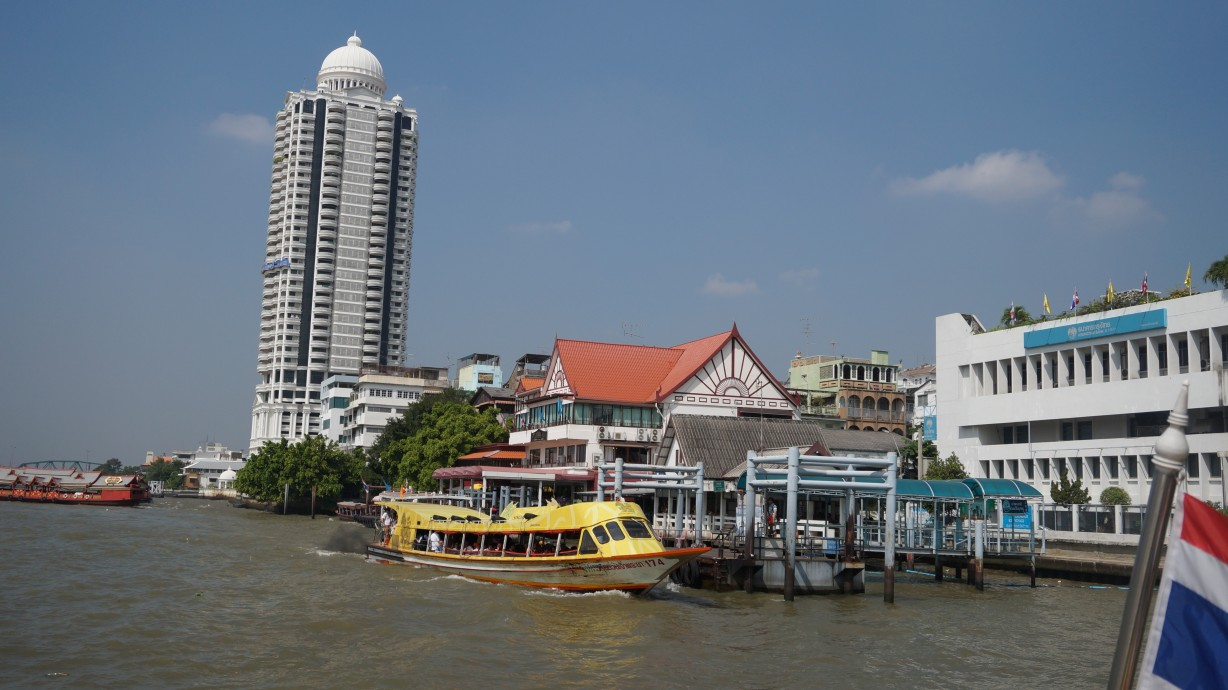
#> input picture 2.jpg, 1228 x 690 px
$ python main.py
#> lines starting #> are read from the running program, lines starting #| are printed output that depends on the picture
#> further down, original_image is the input picture: shape (690, 1228, 3); mean B, G, R 124.8, 115.1, 105
import cv2
import numpy as np


def rotate_image(image, angle):
    """Rotate the image by the given angle

    Args:
        image (np.array):
        angle (float32): 0-360

    Returns:
        np.array: rotated image
    """
    image_center = tuple(np.array(image.shape[1::-1]) / 2)
    rot_mat = cv2.getRotationMatrix2D(image_center, angle, 1.0)
    result = cv2.warpAffine(image, rot_mat, image.shape[1::-1], flags=cv2.INTER_LINEAR)
    return result


def get_rotation(angle: float, axis=4):
    """Return the signed angle diff to the closest axis

    Args:
        angle (float): angle in radian
        axis (int, optional): Number of axis. Defaults to 4.

    Returns:
        _type_: angle to the closest axis
    """
    domain = np.pi / 2 * (axis / 4)

    theta = angle % domain
    return -theta if theta < domain / 2 else domain - theta


# [13 lines left out: function get_rotation_between_points, not called in this run]


def process_lines(lines):
    """Normalizes lines and returns the rotations and weights

    Args:
        lines (_type_): result of hough lines

    Returns:
        (np. array, np.array, np.array): lines, rotations, weights
    """
    dxs = lines[:, 2] - lines[:, 0]
    dys = lines[:, 3] - lines[:, 1]
    thetas = np.arctan2(dys, dxs)
    lens_sqrt = dxs ** 2 + dys ** 2
    max_len = np.max(lens_sqrt)
    weights = (lens_sqrt / max_len) ** 3

    rotations = np.vectorize(get_rotation)(thetas)

    # filter noise by eleminating items with small weight
    not_noise = weights > 0.25
    # print(weights[not_noise])

    return lines[not_noise, :], rotations[not_noise], weights[not_noise]


def main(original_image, blur_image=True):
#> called with blur_image = True
    img = original_image.copy()

    if blur_image:
        cv2.GaussianBlur(img, (0, 0), 3)
        struct = cv2.getStructuringElement(cv2.MORPH_RECT, (5, 5))
        img = cv2.dilate(img, struct)
        img = cv2.erode(img, struct)
        img = cv2.erode(img, struct)
        img = cv2.dilate(img, struct)

    gray = cv2.cvtColor(img, cv2.COLOR_BGR2GRAY)
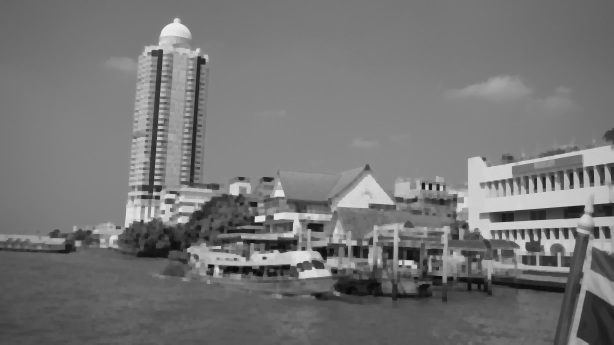
#> gray: shape (690, 1228) (shown at 1/2 size); min 9, max 237, mean 117.1

    edges = cv2.Canny(gray, 50, 150, apertureSize=3)
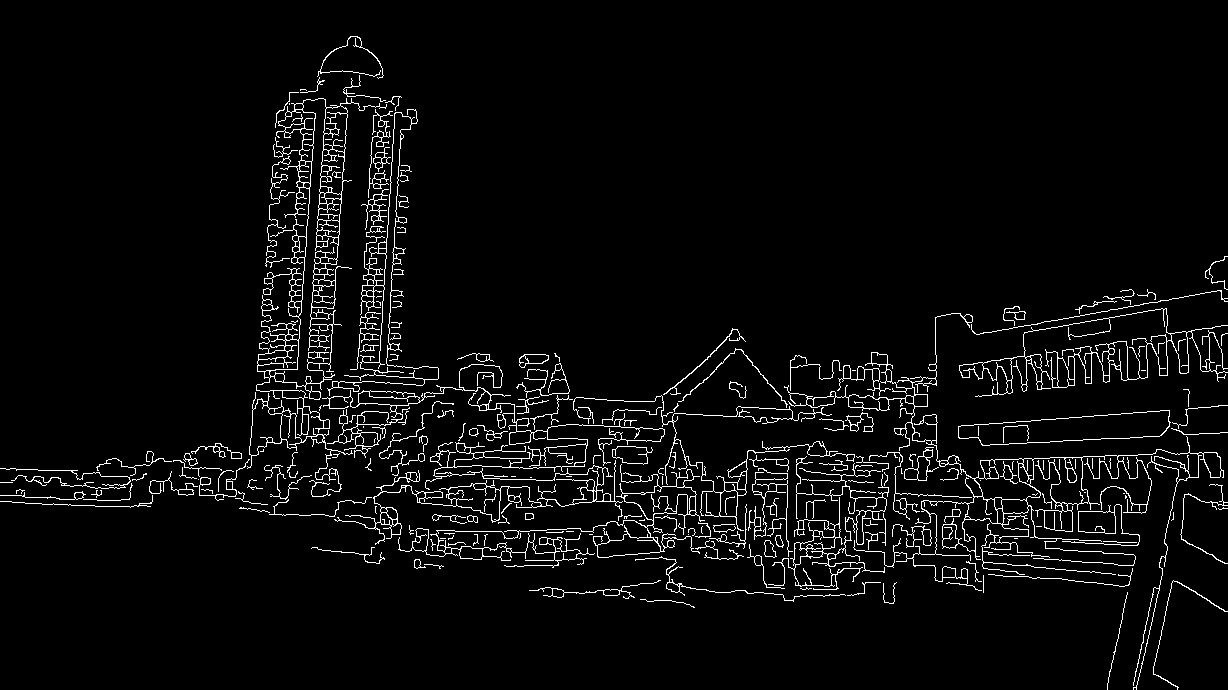
#> edges: shape (690, 1228); 4.2% white in thin lines or dots

    lines = cv2.HoughLinesP(edges, 1, np.pi / 180, 100, minLineLength=15, maxLineGap=15)
#> lines = 451 rows, first 6: [315, 483, 338, 483], [149, 489, 199, 487], [980, 460, 1152, 454], [885, 529, 967, 534], [530, 435, 547, 432], [365, 527, 482, 531]
    if lines is None:
        if not blur_image:
            return 0, original_image
        else:
            return main(original_image, False)

    lines = np.resize(lines, (lines.shape[0], 4))
    lines, rotations, weights = process_lines(lines)
#> in process_lines, `dxs = lines[:, 2] - lines[:, 0]`: dxs = 451 values, max 316 at index 139, min 0 at index 362, mean 65.47
#> in process_lines, `dys = lines[:, 3] - lines[:, 1]`: dys = 451 values, max 56 at index 156, min -371 at index 15, mean -8.61
#> in process_lines, `thetas = np.arctan2(dys, dxs)`: thetas = 451 values, max 1.57 at index 402, min -1.57 at index 362, mean -0.0423
#> in process_lines, `lens_sqrt = dxs ** 2 + dys ** 2`: lens_sqrt = 451 values, max 138317 at index 15, min 225 at index 334, mean 9719.1
#> in process_lines, `max_len = np.max(lens_sqrt)`: max_len = 138317
#> in process_lines, `weights = (lens_sqrt / max_len) ** 3`: weights = 451 values, max 1 at index 15, min 4.3e-09 at index 334, mean 0.0137
#> in process_lines, `rotations = np.vectorize(get_rotation)(thetas)`: rotations = 451 values, max 0.201 at index 195, min -0.525 at index 440, mean -0.00993
#> lines = [[324, 442, 350, 71], [304, 414, 325, 102], [293, 413, 317, 76], [701, 527, 1017, 549], [356, 446, 380, 98], [283, 411, 306, 90]]; rotations = [-0.07, -0.0672, -0.0711, -0.0695, -0.0689, -0.0715]; weights = [1, 0.353, 0.562, 0.382, 0.681, 0.42]
    # print(f"number of lines: {rotations.shape[0]}")

    sum_rotations = np.sum(weights * rotations)
#> sum_rotations = -0.237
    sum_weights = np.sum(weights)
#> sum_weights = 3.4

    for i, (x1, y1, x2, y2) in enumerate(lines):
        cv2.line(img, (x1, y1), (x2, y2), (0, 0, 255), round(weights[i] * 15))
#> this loop made 6 passes
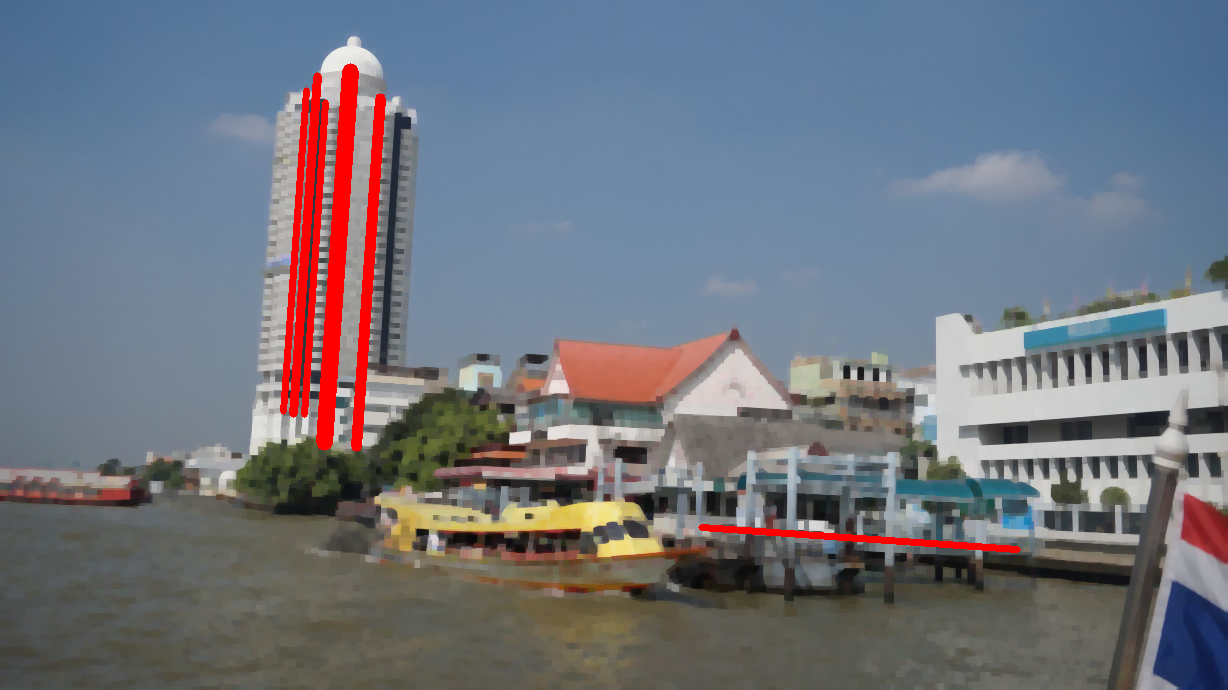
#> img: shape (690, 1228, 3); mean B, G, R 125.7, 115.9, 111.8

    angle = -sum_rotations / sum_weights * 180 / np.pi
#> angle = 4
    return angle, img


original_image = cv2.imread('2.jpg', cv2.IMREAD_COLOR)
assert original_image is not None

angle, debug_img = main(original_image)
#> angle = 4
cv2.imshow('original', original_image)
cv2.imshow('rotated', rotate_image(original_image, angle))
#> in rotate_image, `rot_mat = cv2.getRotationMatrix2D(image_center, angle, 1.0)`: rot_mat = [[0.998, 0.0697, -22.56], [-0.0697, 0.998, 43.65]]
#> in rotate_image, `result = cv2.warpAffine(image, rot_mat, image.shape[1::-1], flags=cv2...`:
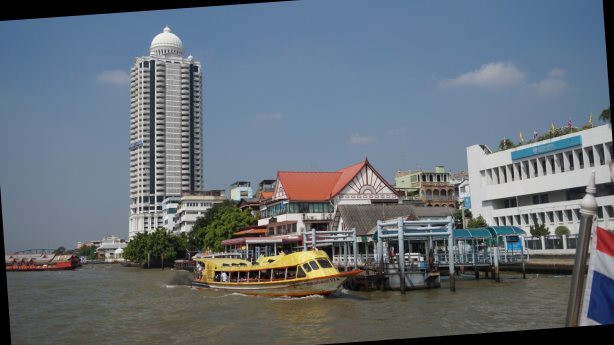
#> result: shape (690, 1228, 3) (shown at 1/2 size); mean B, G, R 120.4, 111.3, 101.8
cv2.imshow('debug', rotate_image(debug_img, angle))
#> call 2 of rotate_image, with angle = 4
#> in rotate_image (call 2), `result = cv2.warpAffine(image, rot_mat, image.shape[1::-1], flags=cv2...`:
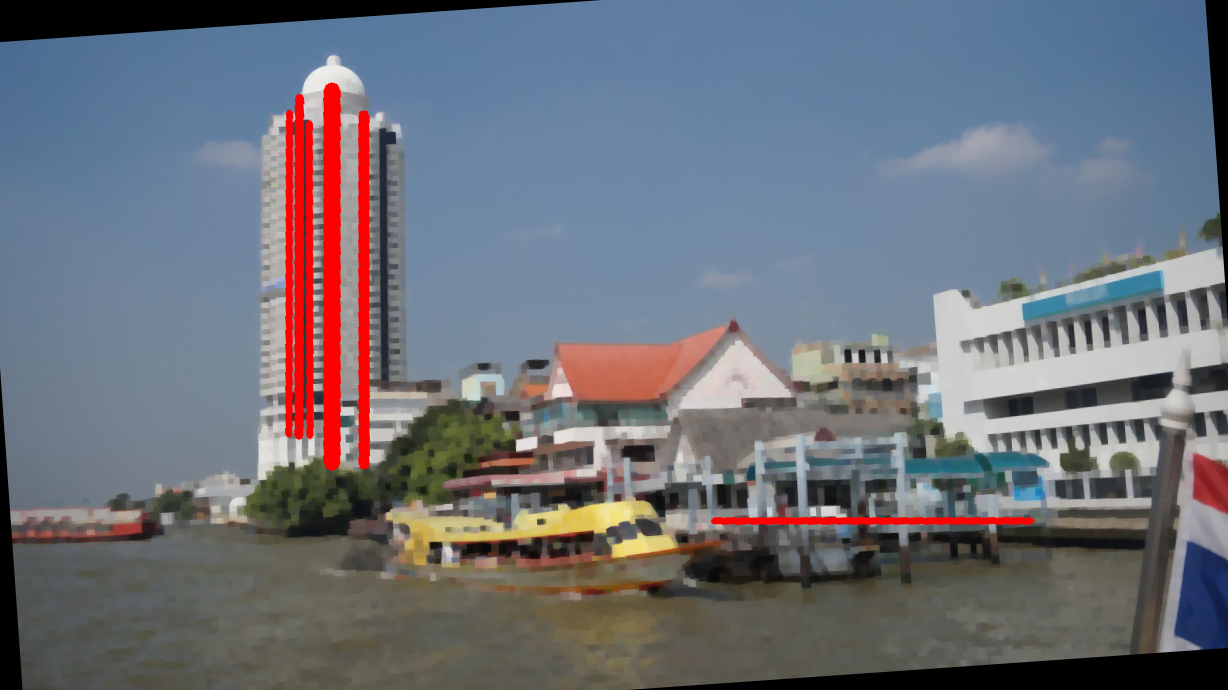
#> result: shape (690, 1228, 3); mean B, G, R 121.2, 112.1, 108.5

point1 = None


# [26 lines left out: function on_mouse, not called in this run]


cv2.setMouseCallback('original', on_mouse)

while True:
    k = cv2.waitKey(0)
#> (key q is pressed here)
    if k == ord('q') or k == 27:
        break

cv2.imwrite('rotated.jpg', rotate_image(original_image, angle))

cv2.destroyAllWindows()

$ run again, with 0.jpg copied over 2.jpg
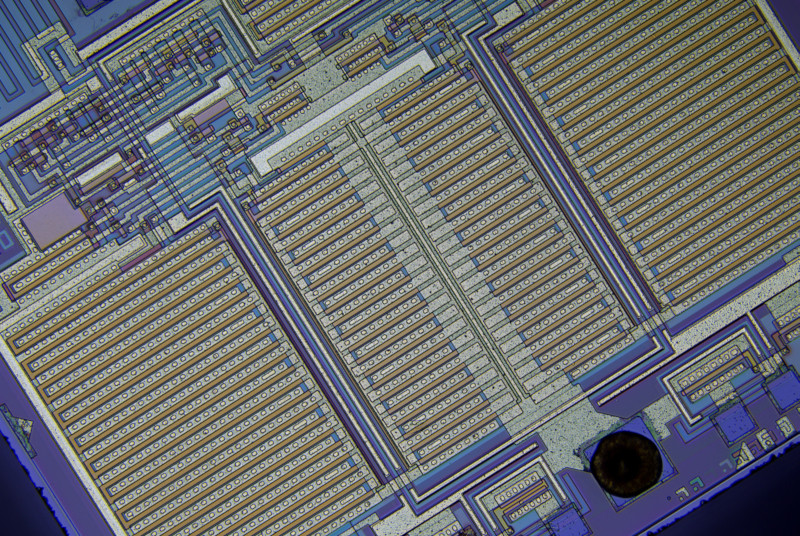
#> input picture 0.jpg, 800 x 536 px
#> original_image is the input picture: shape (536, 800, 3); mean B, G, R 110.3, 108.8, 106.6
#> edges: shape (536, 800); 11.6% white in thin lines or dots
#> in main, `lines = cv2.HoughLinesP(edges, 1, np.pi / 180, 100, minLineLength=15, ..`: lines = 277 rows, first 6: [434, 239, 528, 180], [330, 339, 432, 275], [614, 231, 798, 116], [178, 532, 353, 423], [606, 202, 773, 97], [568, 382, 799, 238]
#> dxs = 277 values, max 256 at index 42, min 15 at index 124, mean 125.6
#> dys = 277 values, max 312 at index 36, min -160 at index 42, mean -60.4
#> thetas = 277 values, max 1.02 at index 257, min -0.603 at index 190, mean -0.463
#> lens_sqrt = 277 values, max 134980 at index 36, min 306 at index 124, mean 29285.5
#> max_len = 134980
#> in process_lines, `weights = (lens_sqrt / max_len) ** 3`: weights = 277 values, max 1 at index 36, min 1.17e-08 at index 124, mean 0.0427
#> in process_lines, `rotations = np.vectorize(get_rotation)(thetas)`: rotations = 277 values, max 0.785 at index 261, min 0.464 at index 244, mean 0.559
#> in main, `lines, rotations, weights = process_lines(lines)`: lines = [[240, 194, 434, 506], [213, 219, 395, 511], [3, 434, 259, 274], [494, 40, 662, 309], [480, 82, 664, 377], [221, 213, 389, 482], [205, 223, 388, 516], [285, 249, 442, 501]]; rotations = [0.556, 0.557, 0.559, 0.558, 0.558, 0.558, 0.558, 0.557]; weights = [1, 0.675, 0.308, 0.414, 0.718, 0.414, 0.691, 0.279]
#> sum_rotations = 2.51
#> sum_weights = 4.5
#> the loop in main, `for i, (x1, y1, x2, y2) in enumerate(lines):` made 8 passes
#> after the loop in main, `for i, (x1, y1, x2, y2) in enumerate(lines):`:
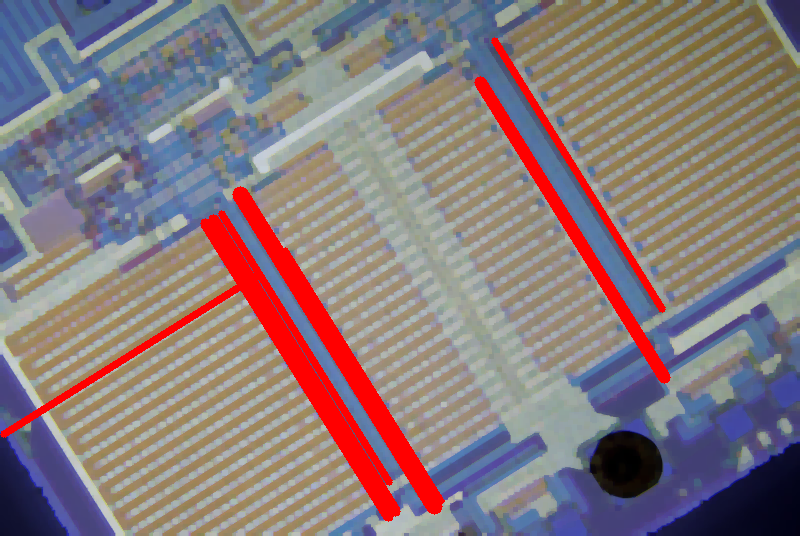
#> img: shape (536, 800, 3); mean B, G, R 124.1, 121.9, 136.4
#> in main, `angle = -sum_rotations / sum_weights * 180 / np.pi`: angle = -31.95
#> rot_mat = [[0.849, -0.529, 202.4], [0.529, 0.849, -171.1]]
#> in rotate_image (call 2), `result = cv2.warpAffine(image, rot_mat, image.shape[1::-1], flags=cv2...`:
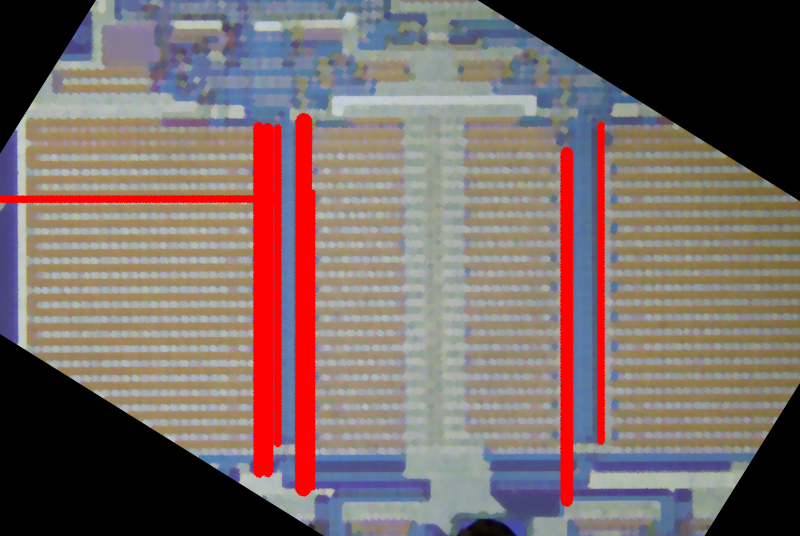
#> result: shape (536, 800, 3); mean B, G, R 102.5, 105.4, 121.2

$ run again, with 1.jpg copied over 2.jpg
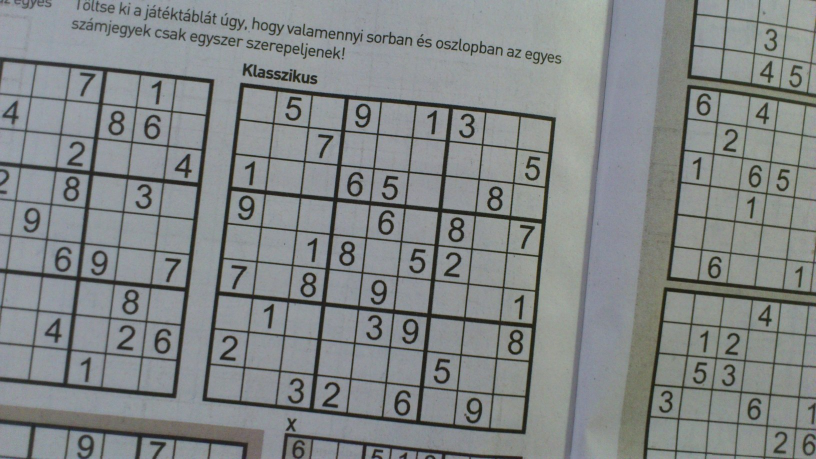
#> input picture 1.jpg, 1632 x 918 px (shown at 1/2 size)
#> original_image is the input picture: shape (918, 1632, 3); mean B, G, R 134.8, 134.5, 130.2
#> in main, `edges = cv2.Canny(gray, 50, 150, apertureSize=3)`:
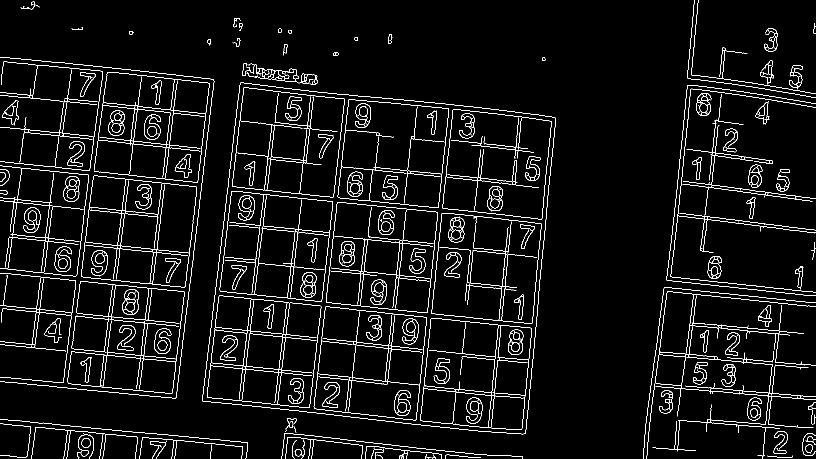
#> edges: shape (918, 1632) (shown at 1/2 size); 4.4% white in thin lines or dots
#> in main, `lines = cv2.HoughLinesP(edges, 1, np.pi / 180, 100, minLineLength=15, ..`: lines = 202 rows, first 6: [656, 605, 1048, 646], [792, 555, 870, 563], [831, 848, 898, 208], [0, 401, 321, 435], [429, 590, 1071, 657], [910, 705, 1065, 721]
#> dxs = 202 values, max 642 at index 4, min 2 at index 74, mean 145.7
#> dys = 202 values, max 67 at index 4, min -641 at index 15, mean -83.55
#> thetas = 202 values, max 0.16 at index 184, min -1.48 at index 90, mean -0.47
#> lens_sqrt = 202 values, max 417122 at index 15, min 257 at index 139, mean 77182.5
#> max_len = 417122
#> in process_lines, `weights = (lens_sqrt / max_len) ** 3`: weights = 202 values, max 1 at index 15, min 2.34e-10 at index 139, mean 0.0659
#> in process_lines, `rotations = np.vectorize(get_rotation)(thetas)`: rotations = 202 values, max 0 at index 140, min -0.16 at index 184, mean -0.105
#> in main, `lines, rotations, weights = process_lines(lines)`: lines = 14 rows, first 6: [831, 848, 898, 208], [429, 590, 1071, 657], [456, 372, 1092, 438], [277, 789, 356, 150], [455, 380, 1069, 445], [342, 795, 418, 175]; rotations = [-0.104, -0.104, -0.103, -0.123, -0.105, -0.122, -0.123, -0.121, -0.104, -0.121, -0.104, -0.121, -0.104, -0.106]; weights = [0.978, 0.997, 0.942, 0.982, 0.763, 0.818, 1, 0.99, 0.978, 0.285, 0.84, 0.25, 0.907, 0.613]
#> sum_rotations = -1.26
#> sum_weights = 11.34
#> the loop in main, `for i, (x1, y1, x2, y2) in enumerate(lines):` made 14 passes
#> in main, `angle = -sum_rotations / sum_weights * 180 / np.pi`: angle = 6.36
#> rot_mat = [[0.994, 0.111, -45.85], [-0.111, 0.994, 93.29]]
#> in rotate_image (call 2), `result = cv2.warpAffine(image, rot_mat, image.shape[1::-1], flags=cv2...`:
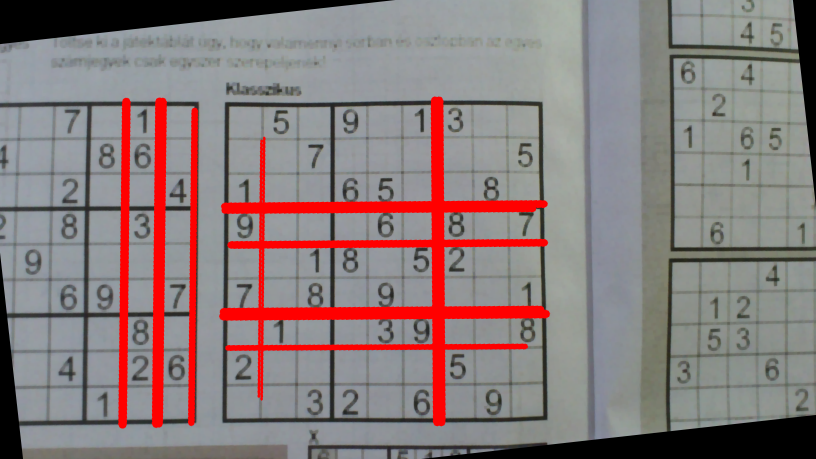
#> result: shape (918, 1632, 3) (shown at 1/2 size); mean B, G, R 123.6, 123.3, 136.6
